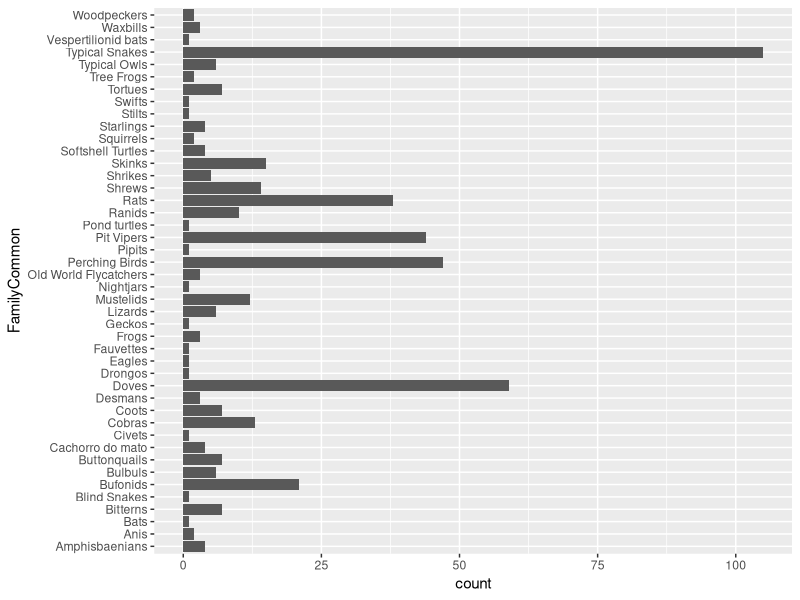
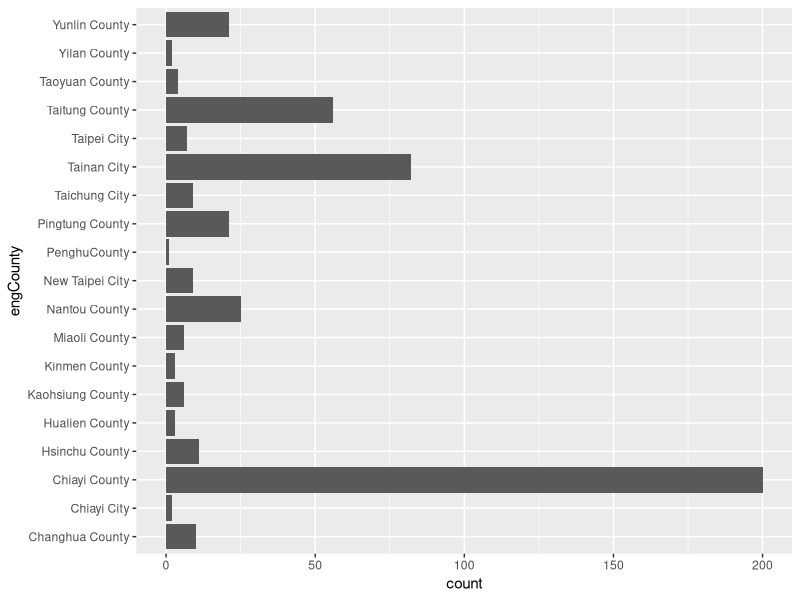
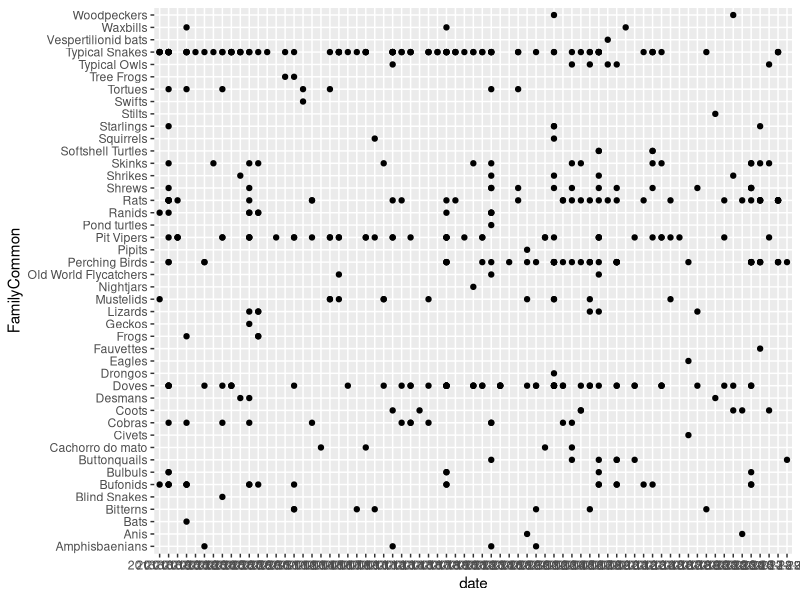
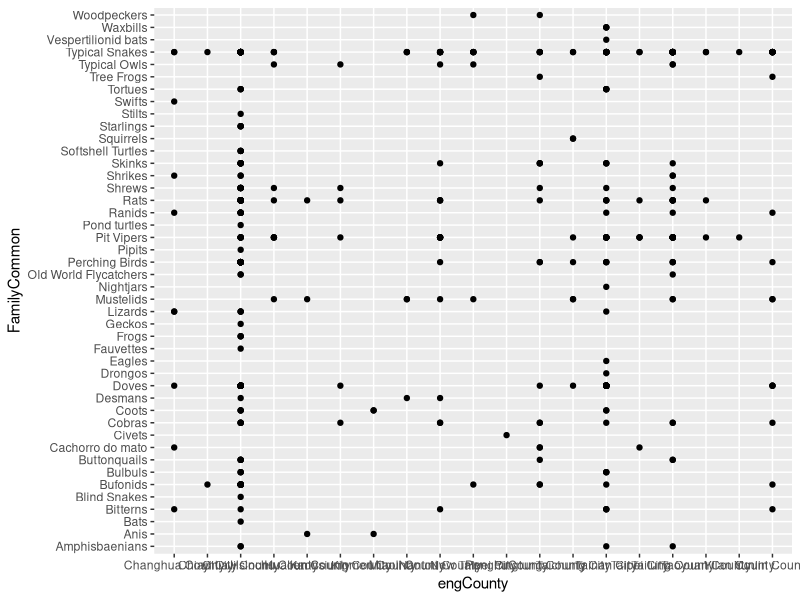
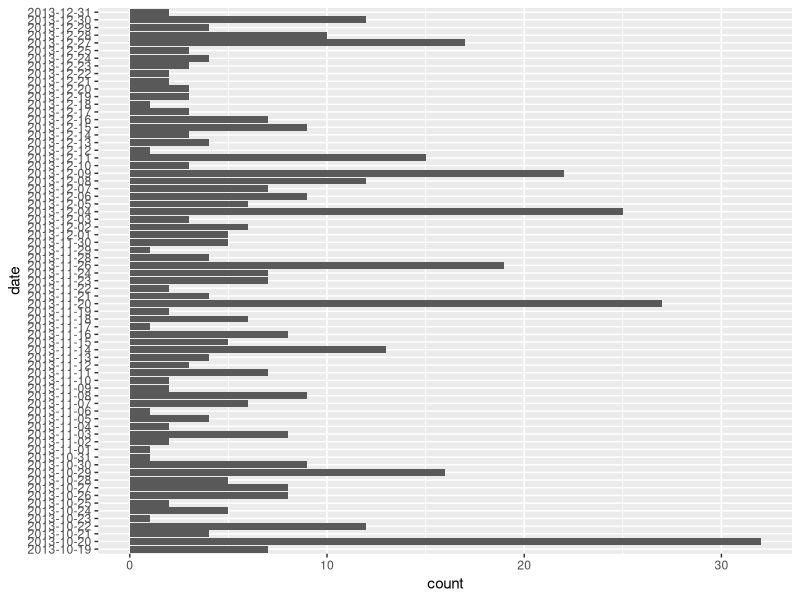

Source code (R) for these figures, in order: (Note: this script raises an error after producing the figures.)
## ---- chunk 1
library(plyr)
library(ggplot2)
library(grid)
library(gridExtra)
roadKill <- read.csv("./data/tidyRoadKill.csv")

#Make kill counts vs Family table
factorFamily <- as.factor(roadKill$FamilyCommon)
summaryFamily <- summary(factorFamily)
namesFamily <- levels(factorFamily)
familyCountTable <- data.frame(Family = namesFamily, Counts = summaryFamily, row.names = NULL)

plot1 <- ggplot(data = roadKill, aes(FamilyCommon))
plot1 <- plot1 + geom_bar() + coord_flip()
plot1
plot2 <- ggplot(data = roadKill, aes(engCounty))
plot2 <- plot2 + geom_bar() + coord_flip()
plot2
plot3 <- ggplot(data = roadKill, aes(FamilyCommon, date))
plot3 <- plot3 + geom_point() + coord_flip()
plot3
plot4 <- ggplot(data = roadKill, aes(FamilyCommon, engCounty))
plot4 <- plot4 + geom_point() + coord_flip()
plot4
plot5 <- ggplot(data = roadKill, aes(date))
plot5 <- plot5 + geom_bar() + coord_flip()
plot5

countFamily <- count(roadKill$FamilyCommon)

Bar <- gvisBarChart(countFamily, options=list(
                        width=600, height=600))
plot(Bar)
# totalCount by data
